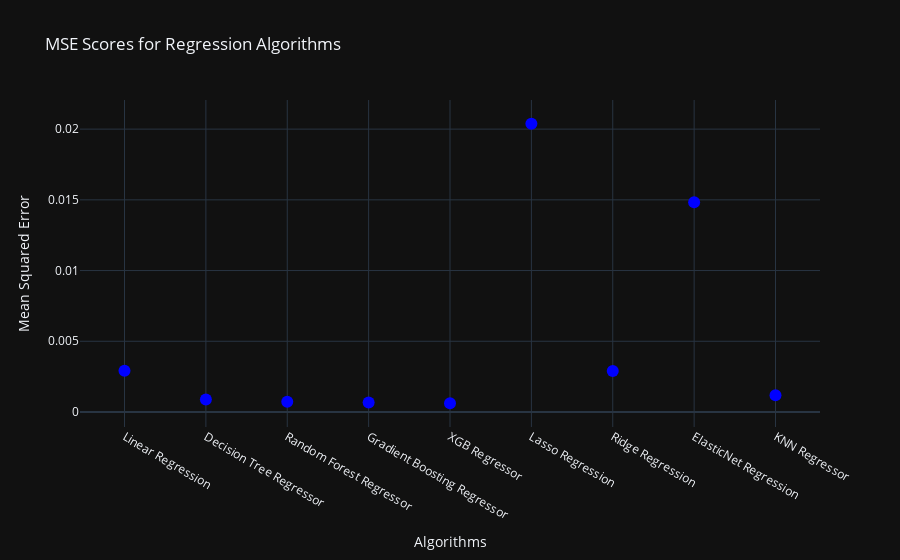
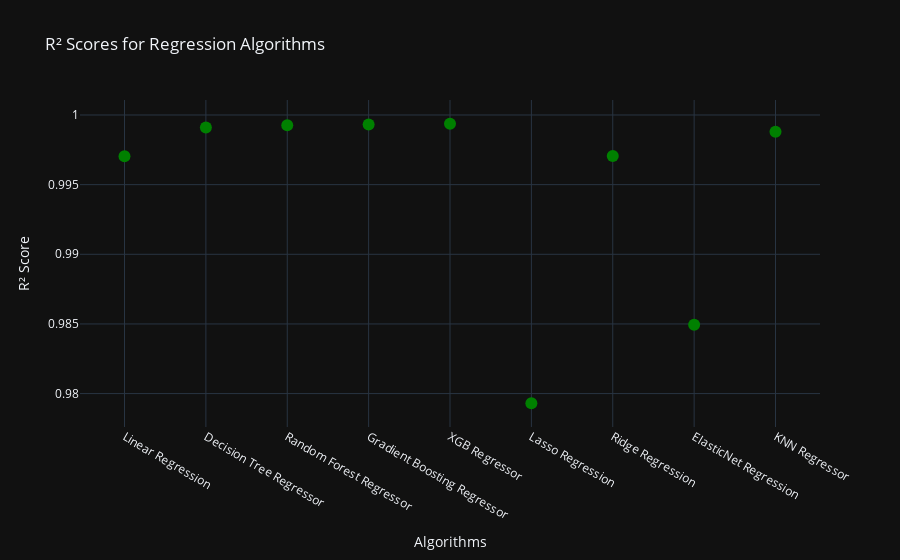

Write notebook code for charts like these, in order.
### Code cell
import plotly.express as px
import pandas as pd

# Define data
data = {
    'Algorithm': [
        'Linear Regression', 'Decision Tree Regressor', 'Random Forest Regressor', 
        'Gradient Boosting Regressor', 'XGB Regressor', 'Lasso Regression', 
        'Ridge Regression', 'ElasticNet Regression', 'KNN Regressor'
    ],
    'MSE': [
        0.002911931774375335, 0.0008816726908654058, 0.000729368702225619, 
        0.0006718280413980112, 0.0006252016809322829, 0.020373617040169118, 
        0.0029064517892096625, 0.014822436703453604, 0.0011810686053480436
    ],
    'R2': [
        0.9970432493573379, 0.9991047570831589, 0.9992594052518604, 
        0.9993178315472079, 0.9993651755552252, 0.979312803340046, 
        0.9970488136874514, 0.9849494244218149, 0.9988007530297855
    ]
}

# Create DataFrame
df = pd.DataFrame(data)

# Create a scatter plot for MSE
fig_mse = px.scatter(
    df, x='Algorithm', y='MSE', 
    hover_name='Algorithm', title="MSE Scores for Regression Algorithms",
    labels={'MSE': 'Mean Squared Error', 'Algorithm': 'Algorithms'}
)

# Create a scatter plot for R²
fig_r2 = px.scatter(
    df, x='Algorithm', y='R2', 
    hover_name='Algorithm', title="R² Scores for Regression Algorithms",
    labels={'R2': 'R² Score', 'Algorithm': 'Algorithms'}
)

# Update layout to ensure names don't appear in the plotting area
fig_mse.update_traces(marker=dict(size=12, color='blue'))
fig_r2.update_traces(marker=dict(size=12, color='green'))

# Display plots
fig_mse.show()
fig_r2.show()

### Figure 1 — Plotly figure (JSON) as saved in the notebook; plotly's stock layout.template omitted (floating-point values rounded to 4 significant figures)
{"data": [{"hovertemplate": "<b>%{hovertext}</b><br><br>Algorithms=%{x}<br>Mean Squared Error=%{y}<extra></extra>", "hovertext": ["Linear Regression", "Decision Tree Regressor", "Random Forest Regressor", "Gradient Boosting Regressor", "XGB Regressor", "Lasso Regression", "Ridge Regression", "ElasticNet Regression", "KNN Regressor"], "legendgroup": "", "marker": {"color": "blue", "size": 12, "symbol": "circle"}, "mode": "markers", "name": "", "orientation": "v", "showlegend": false, "type": "scatter", "x": ["Linear Regression", "Decision Tree Regressor", "Random Forest Regressor", "Gradient Boosting Regressor", "XGB Regressor", "Lasso Regression", "Ridge Regression", "ElasticNet Regression", "KNN Regressor"], "xaxis": "x", "y": [0.002912, 0.0008817, 0.0007294, 0.0006718, 0.0006252, 0.02037, 0.002906, 0.01482, 0.001181], "yaxis": "y"}], "layout": {"legend": {"tracegroupgap": 0}, "title": {"text": "MSE Scores for Regression Algorithms"}, "xaxis": {"anchor": "y", "domain": [0, 1], "title": {"text": "Algorithms"}}, "yaxis": {"anchor": "x", "domain": [0, 1], "title": {"text": "Mean Squared Error"}}}}

### Figure 2 — Plotly figure (JSON) as saved in the notebook; plotly's stock layout.template omitted (floating-point values rounded to 4 significant figures)
{"data": [{"hovertemplate": "<b>%{hovertext}</b><br><br>Algorithms=%{x}<br>R² Score=%{y}<extra></extra>", "hovertext": ["Linear Regression", "Decision Tree Regressor", "Random Forest Regressor", "Gradient Boosting Regressor", "XGB Regressor", "Lasso Regression", "Ridge Regression", "ElasticNet Regression", "KNN Regressor"], "legendgroup": "", "marker": {"color": "green", "size": 12, "symbol": "circle"}, "mode": "markers", "name": "", "orientation": "v", "showlegend": false, "type": "scatter", "x": ["Linear Regression", "Decision Tree Regressor", "Random Forest Regressor", "Gradient Boosting Regressor", "XGB Regressor", "Lasso Regression", "Ridge Regression", "ElasticNet Regression", "KNN Regressor"], "xaxis": "x", "y": [0.997, 0.9991, 0.9993, 0.9993, 0.9994, 0.9793, 0.997, 0.9849, 0.9988], "yaxis": "y"}], "layout": {"legend": {"tracegroupgap": 0}, "title": {"text": "R² Scores for Regression Algorithms"}, "xaxis": {"anchor": "y", "domain": [0, 1], "title": {"text": "Algorithms"}}, "yaxis": {"anchor": "x", "domain": [0, 1], "title": {"text": "R² Score"}}}}
